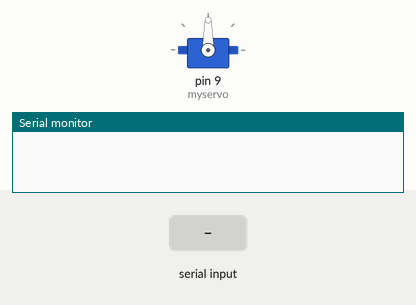
The sketch below on a simulated Arduino Uno, built with avr-gcc and run on an emulated ATmega328P. On the bench: servo, the last lines printed to the serial monitor. The test bench sets the inputs (shaded band).

Above: at 1.2 s.
1.3 s: "30,150\n" received over Serial
At 3.5 s:
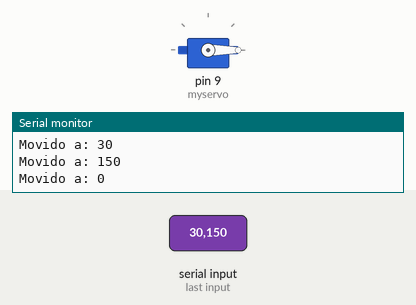
3.8 s: "90,45\n" received over Serial
At 4.6 s:
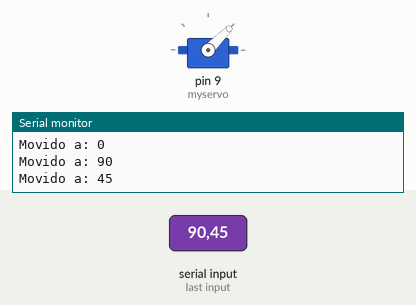
6.3 s: "200\n" received over Serial
At 6.7 s:
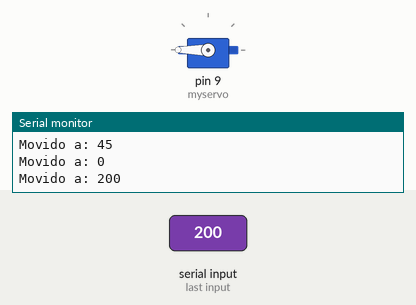
Timing chart, 0 to 9.3 s (numbered marks = the images above; inputs shaded):
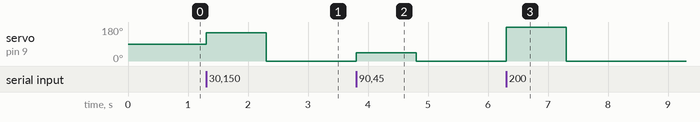

The sketch:

calibration.ino
```cpp
#include <Servo.h>
Servo myservo;

void setup() {
  myservo.attach(9); // Conectar al pin del servo a calibrar
  Serial.begin(9600);
}

void loop() {
  if (Serial.available()) {
    int angle = Serial.parseInt();
    myservo.write(angle);
    Serial.print("Movido a: ");
    Serial.println(angle);
  }
}
```

Measured:
- after the input at 1.3 s, servo on pin 9 (myservo): 90° → 150° at once, → 0° 1.0 s later
- after the input at 3.8 s, servo on pin 9 (myservo): 0° → 45° at once, → 0° 1.0 s later
- after the input at 6.3 s, servo on pin 9 (myservo): 0° → 180° at once, → 0° 1.0 s later
